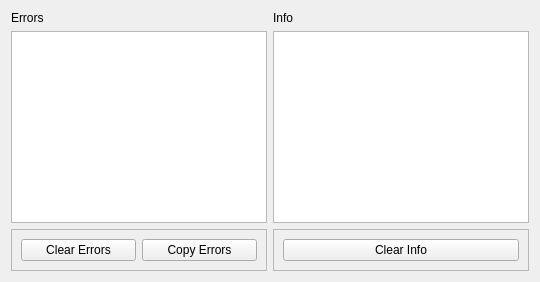
      <widget class="QWidget" name="tab_4">
       <attribute name="title">
        <string>Errors and Info</string>
       </attribute>
       <layout class="QGridLayout" name="gridLayout_13">
        <item row="0" column="0">
         <widget class="QLabel" name="label_25">
          <property name="text">
           <string>Errors</string>
          </property>
         </widget>
        </item>
        <item row="0" column="1">
         <widget class="QLabel" name="label_26">
          <property name="text">
           <string>Info</string>
          </property>
         </widget>
        </item>
        <item row="1" column="0">
         <widget class="QPlainTextEdit" name="errors_pte"/>
        </item>
        <item row="1" column="1">
         <widget class="QPlainTextEdit" name="info_pte"/>
        </item>
        <item row="2" column="0">
         <widget class="QFrame" name="frame_3">
          <property name="frameShape">
           <enum>QFrame::StyledPanel</enum>
          </property>
          <property name="frameShadow">
           <enum>QFrame::Raised</enum>
          </property>
          <layout class="QGridLayout" name="gridLayout_11">
           <item row="0" column="0">
            <widget class="QPushButton" name="clear_errors_pb">
             <property name="text">
              <string>Clear Errors</string>
             </property>
            </widget>
           </item>
           <item row="0" column="1">
            <widget class="QPushButton" name="copy_errors_pb">
             <property name="text">
              <string>Copy Errors</string>
             </property>
            </widget>
           </item>
          </layout>
         </widget>
        </item>
        <item row="2" column="1">
         <widget class="QFrame" name="frame_4">
          <property name="frameShape">
           <enum>QFrame::StyledPanel</enum>
          </property>
          <property name="frameShadow">
           <enum>QFrame::Raised</enum>
          </property>
          <layout class="QGridLayout" name="gridLayout_12">
           <item row="0" column="0">
            <widget class="QPushButton" name="clear_info_pb">
             <property name="text">
              <string>Clear Info</string>
             </property>
            </widget>
           </item>
          </layout>
         </widget>
        </item>
       </layout>
      </widget>
